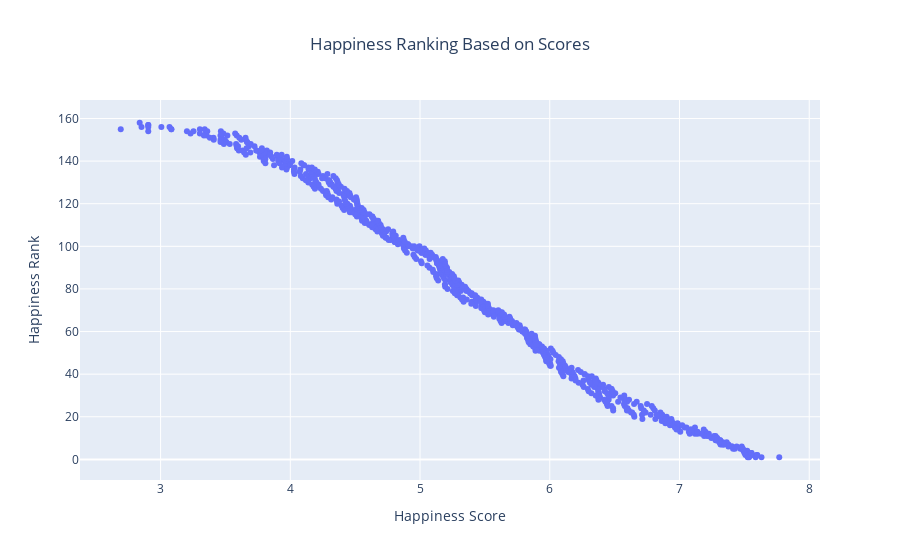

Here is the notebook cell this chart was saved with:
### Code cell
# Create a trace
trace = go.Scatter(
    x=happiness['Score'],
    y=happiness['Overall rank'],
    mode='markers'
)

# Define the layout
layout = go.Layout(
    title={
        'text': 'Happiness Ranking Based on Scores',
        'x': 0.5,  # Center the title
        'xanchor': 'center'
    },
    xaxis=dict(title='Happiness Score'),
    yaxis=dict(title='Happiness Rank')
)

# Create the figure
fig = go.Figure(data=[trace], layout=layout)

# Plot the figure
iplot(fig)

### Figure 1 — Plotly figure (JSON) as saved in the notebook; plotly's stock layout.template omitted (floating-point values rounded to 4 significant figures; data arrays with more than 128 entries replaced by an {"elided": "..."} marker saying what was removed)
{"data": [{"mode": "markers", "type": "scatter", "x": {"elided": "781 float values"}, "y": {"elided": "781 int values"}}], "layout": {"title": {"text": "Happiness Ranking Based on Scores", "x": 0.5, "xanchor": "center"}, "xaxis": {"title": {"text": "Happiness Score"}}, "yaxis": {"title": {"text": "Happiness Rank"}}}}
